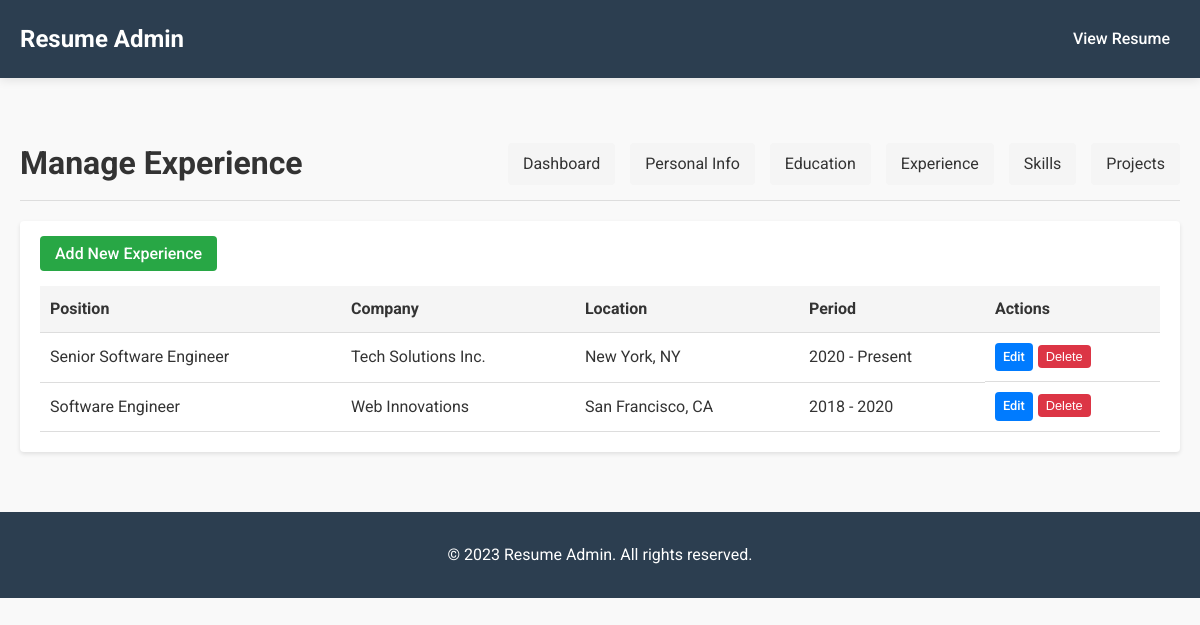
/admin/experience, run on the app's committed database.
### models.py (models this page shows, shortened)
class Experience(db.Model):
    id = db.Column(db.Integer, primary_key=True)
    position = db.Column(db.String(100), nullable=False)
    company = db.Column(db.String(100), nullable=False)
    location = db.Column(db.String(100), nullable=False)
    period = db.Column(db.String(50), nullable=False)
    description = db.Column(db.Text, nullable=False)

### app.py (the view)
@app.route('/admin/experience')
def list_experience():
    experience_list = Experience.query.all()
    return render_template('admin/list_experience.html', experience=experience_list)

### templates/admin/list_experience.html (shortened to what this page needs)
{% extends "admin/layout.html" %}
{% block header %}Manage Experience{% endblock %}
{% block content %}
<div class="experience-management">
    <div class="section-actions">
        <a href="{{ url_for('add_experience') }}" class="btn btn-success">Add New Experience</a>
    </div>
    {% if experience %}
        <table class="admin-table">
            <thead>
                <tr>
                    <th>Position</th>
                    <th>Company</th>
                    <th>Location</th>
                    <th>Period</th>
                    <th>Actions</th>
                </tr>
            </thead>
            <tbody>
                {% for exp in experience %}
                <tr>
                    <td>{{ exp.position }}</td>
                    <td>{{ exp.company }}</td>
                    <td>{{ exp.location }}</td>
                    <td>{{ exp.period }}</td>
                    <td class="actions">
                        <a href="{{ url_for('edit_experience', id=exp.id) }}" class="btn btn-primary btn-sm">Edit</a>
                        <form method="POST" action="{{ url_for('delete_experience', id=exp.id) }}" class="delete-form" onsubmit="return confirm('Are you sure you want to delete this experience entry?');">
                            <button type="submit" class="btn btn-danger btn-sm">Delete</button>
                        </form>
                    </td>
                </tr>
                {% endfor %}
            </tbody>
        </table>
    {% else %}
        <div class="no-data">
            <p>No experience entries found. Add your first experience entry!</p>
        </div>
    {% endif %}
</div>
{% endblock %}

### static/css/style.css (style rules this page uses)
:root { --primary-color: #2c3e50; --secondary-color: #3498db; --accent-color: #e74c3c; --text-color: #333; --light-text: #777; --background-color: #f9f9f9; --card-background: #fff; --border-color: #eaeaea; --shadow: 0 2px 10px rgba(0, 0, 0, 0.1); }
* { margin: 0; padding: 0; box-sizing: border-box; }
body { font-family: 'Roboto', sans-serif; line-height: 1.6; color: var(--text-color); background-color: var(--background-color); }
a { text-decoration: none; color: var(--secondary-color); transition: color 0.3s ease; }

### templates/admin/layout.html (style rules this page uses)
.admin-table { width: 100%; border-collapse: collapse; }
.admin-table th, .admin-table td { padding: 10px; text-align: left; border-bottom: 1px solid #ddd; }
.admin-table th { background-color: #f5f5f5; }
.btn { padding: 8px 15px; border: none; border-radius: 4px; cursor: pointer; font-weight: 500; }
.btn-primary { background-color: #007bff; color: white; }
.btn-danger { background-color: #dc3545; color: white; }
.btn-success { background-color: #28a745; color: white; }

### templates/admin/list_experience.html (style rules this page uses)
.section-actions { margin-bottom: 20px; }
.actions { display: flex; gap: 5px; }
.delete-form { display: inline; }
.btn-sm { padding: 4px 8px; font-size: 0.8em; }

### data on the page
Experience: position "Senior Software Engineer", company "Tech Solutions Inc.", location "New York, NY", period "2020 - Present"
Experience: position "Software Engineer", company "Web Innovations", location "San Francisco, CA", period "2018 - 2020"
